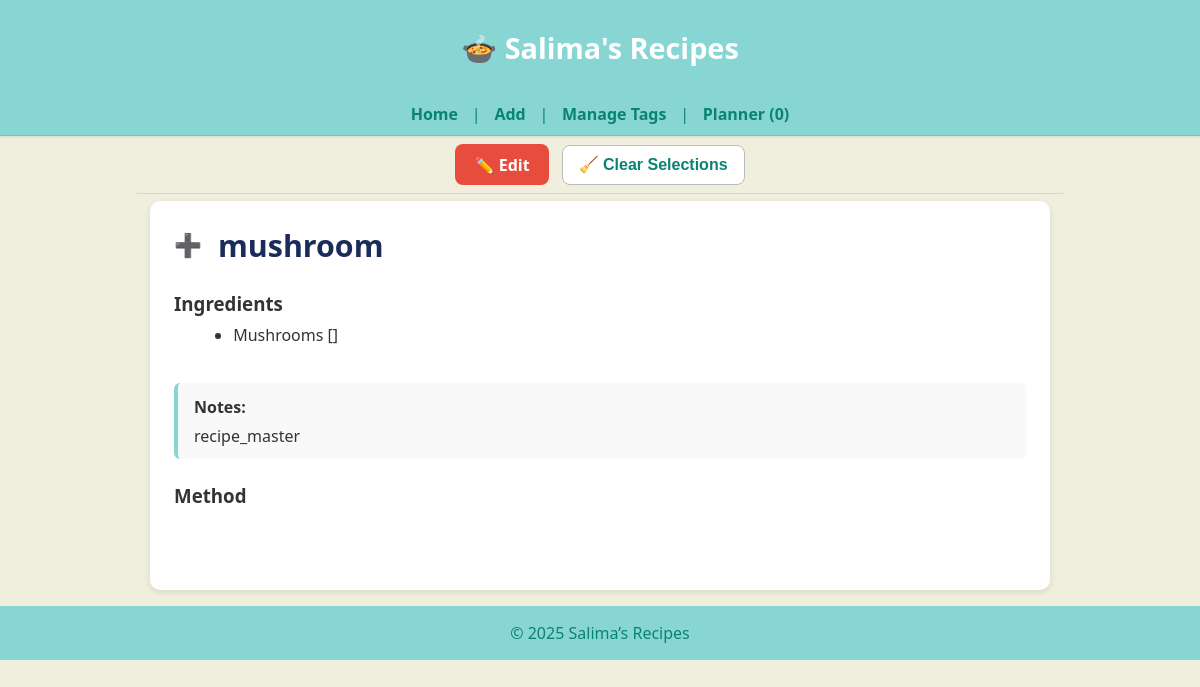
The page /recipe/238 on the database its author committed.
### tables this page shows
CREATE TABLE recipes (
    id INTEGER PRIMARY KEY,
    name TEXT,
    ingredients JSON,
    method TEXT,
    tags JSON,
    category TEXT,
    source TEXT,
    linked_recipe TEXT,
    image_url TEXT,
    notes TEXT,
    created_at DATETIME DEFAULT CURRENT_TIMESTAMP,
    updated_at DATETIME DEFAULT CURRENT_TIMESTAMP
);

### app.py (the view)
@app.route("/recipe/<int:recipe_id>")
def recipe_detail(recipe_id):
    row = get_recipe(recipe_id)
    if not row:
        abort(404)
    (
        rid, name, ingredients, method, tags,
        category, source, linked_recipe, image_url, notes,
        created_at, updated_at
    ) = row
    import json
    try:
        if ingredients and ingredients.strip().startswith("["):
            ingredients_parsed = json.loads(ingredients)
            if isinstance(ingredients_parsed, str):
                ingredients_parsed = json.loads(ingredients_parsed)
        else:
            text = (ingredients or "").replace(",", "\n")
            ingredients_parsed = [i.strip() for i in text.splitlines() if i.strip()]
    except Exception:
        text = (ingredients or "").replace(",", "\n").replace("[", "").replace("]", "").replace('"', "")
        ingredients_parsed = [i.strip() for i in text.splitlines() if i.strip()]
    return render_template(
        "recipe_detail.html",
        id=rid,
        name=name,
        ingredients=ingredients_parsed,
        raw_ingredients=ingredients or "",
        method=method or "",
        image_url=image_url or "",
        tags=tags or "",
        linked_recipe=linked_recipe or "",
        notes=notes or ""
    )

### app.py (called while the page is built)
@app.teardown_appcontext
def close_connection(exception):
    db = getattr(g, "_database", None)
    if db is not None:
        db.close()

def get_conn():
    return sqlite3.connect(DB_PATH)

def get_recipe(recipe_id: int):
    with get_conn() as conn:
        c = conn.cursor()
        c.execute("""
            SELECT id, name, ingredients, method, tags,
                   category, source, linked_recipe, image_url, notes,
                   created_at, updated_at
            FROM recipes
            WHERE id = ?
        """, (recipe_id,))
        row = c.fetchone()
        return row

### templates/recipe_detail.html (shortened to what this page needs)
{% extends "base.html" %}
{% block content %}
<main class="homepage">
  <div class="recipe-detail" style="max-width:900px; margin:auto; background:#fff; border-radius:10px; padding:1.5rem; box-shadow:0 2px 6px rgba(0,0,0,0.1);">
    <div style="display:flex; align-items:center; gap:0.6rem; margin-bottom:0.6rem; flex-wrap:wrap;">
      <button class="select-dish-btn"
        data-id="{{ id }}"
        data-name="{{ name }}"
        aria-label="Select this recipe">
  <span class="icon"></span>
</button>
      <h2 class="recipe-title" style="margin:0; font-size:1.9rem; color:#1a2c5b; text-align:left;">
        {{ name }}
      </h2>
    </div>
    <div class="content-row" style="display:flex; flex-wrap:wrap; gap:1.5rem; align-items:flex-start;">
      <div class="ingredients-column" style="flex:1; min-width:260px;">
        <h3>Ingredients</h3>
        <ul class="ingredients-list" style="margin-top:0.4rem;">
          {% for it in ingredients %}
            <li>{{ it }}</li>
          {% endfor %}
        </ul>
      </div>
    </div>
    {% if notes %}
      <div style="margin-top:1.2rem; padding:0.8rem 1rem; background:#f9f9f9;
                  border-left:4px solid #87d6d4; border-radius:6px; text-align:left;">
        <strong>Notes:</strong>
        <div style="margin-top:0.4rem; white-space:pre-line;">{{ notes }}</div>
      </div>
    {% endif %}
    <h3 style="margin-top:1.5rem; text-align:left;">Method</h3>
    <div class="method-text"
         style="white-space:pre-line; line-height:1.6; text-align:left;">
    </div>
  </div>
</main>
{% endblock %}

### static/style.css (style rules this page uses)
:root { --brand: #87d6d4; --brand-dark: #0a8274; --background: #f0eedd; }
body { font-family: "Segoe UI", Helvetica, Arial, sans-serif; background: var(--background); color: #333; margin: 0; padding: 0; }
main { background: var(--background); max-width: 100%; margin: 0; padding: 0; box-shadow: none; border: none; }
button { background: var(--brand); color: white; border: none; padding: 0.6rem 1.2rem; font-size: 1rem; border-radius: 4px; cursor: pointer; transition: background 0.2s ease; }
.select-dish-btn { background: transparent; border: none; outline: none; cursor: pointer; width: 1.6rem; height: 1.6rem; display: flex; align-items: center; justify-content: center; }
.select-dish-btn::before { content: "+"; color: #aaa; font-size: 1.6rem; transition: color 0.25s ease, transform 0.2s ease, opacity 0.2s ease; }
main.homepage { max-width: 900px; margin: 0 auto; padding: 0 1rem 1rem; background: var(--background); border: none; box-shadow: none; }
.recipe-detail { max-width: 900px; margin: 1rem auto; padding: 1.5rem 2rem; background: #fff; border-radius: 10px; text-align: left; }
.recipe-detail h3 { margin-top: 1rem; margin-bottom: 0.4rem; }
.recipe-detail .method-text { margin-top: 0; line-height: 1.6; white-space: pre-line; }
.recipe-detail .content-row { display: flex; align-items: flex-start; gap: 0.75rem; }
.recipe-detail .ingredients-column { flex: 0 1 auto; min-width: 260px; max-width: 60%; }
.recipe-detail .ingredients-column ul { list-style-type: disc; margin-left: 1.2rem; line-height: 1.6; }
.select-dish-btn { all: unset; display: inline-flex; align-items: center; justify-content: center; width: 28px; height: 28px; cursor: pointer; vertical-align: middle; margin-right: 0.4rem; background: none !important; border: none !important; box-shadow: none !important; }
.select-dish-btn .icon { font-size: 1.4rem; color: #888; transition: color 0.2s ease; line-height: 1; }
.recipe-detail .select-dish-btn, .recipe-detail .select-dish-btn::before, .recipe-detail .select-dish-btn::after { -webkit-appearance: none !important; appearance: none !important; content: none !important; }

### rows shown on the page
recipes: name "mushroom", ingredients "Mushrooms []", notes "recipe_master"

### other values the page prints
{{ 2025|default(2025) }} "2025"
